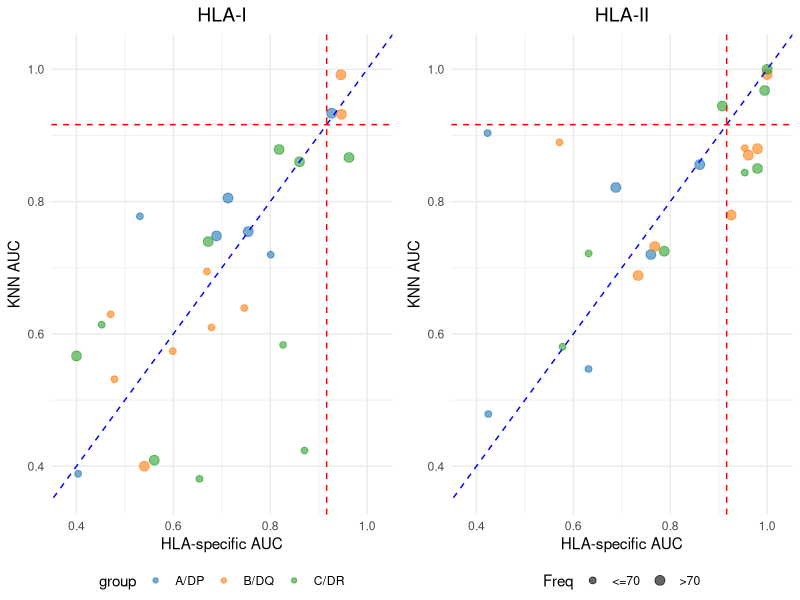

R code for this plot:
library(ggplot2)
library(dplyr)
library(ggrepel)
library(gridExtra)
library(grid)
library(readxl)

df1 = read_excel("../../codes/result_tables/Table_S1.xlsx", sheet = "HLA I")
df2 = read_excel("../../codes/result_tables/Table_S1.xlsx", sheet = "HLA II")

df1$size_category = rep("<=70", nrow(df1))
df1$size_category[which(df1$HLA_frequency>70)] = ">70"

df2$size_category = rep("<=70", nrow(df2))
df2$size_category[which(df2$HLA_frequency>70)] = ">70"

baseline = 0.9163461538461538
colors_ <- c("#1f77b4", "#ff7f0e", "#2ca02c")

p1 = ggplot(df1, aes(x = specific_AUC, y = knn_AUC, size = size_category, color = HLA_group)) +
  geom_point(alpha = 0.6, show.legend = T) +
  scale_size_manual(
    name = "Freq",
    values = c("<=70" = 2, ">70" = 3),  # adjust sizes as needed
    labels = c("<=70", ">70")
  ) +
  geom_abline(intercept = 0, slope = 1, linetype = "dashed", color = "blue") + 
  geom_vline(xintercept = baseline,linetype = "dashed", color = "red") + 
  geom_hline(yintercept = baseline,linetype = "dashed", color = "red") + 
  scale_color_manual(labels =c("A/DP","B/DQ","C/DR") , values = colors_, name = "group")+  # Specify the custom color palette+
  xlab("HLA-specific AUC") + 
  ylab("KNN AUC") + 
  xlim(0.38, 1.02) + 
  ylim(0.36, 1.02) +
  theme_minimal()+
  ggtitle("HLA-I") + 
  theme(plot.title = element_text(hjust = 0.5, size = 14),
        # axis.title.x = element_blank(),
        # axis.title.y = element_blank(),
        legend.position = "bottom",
        legend.box = "horizontal",
        legend.margin = margin(0, 0, 0, 0),  # trim outer margin
        legend.spacing.y = unit(0, "mm")) +
  guides(color = guide_legend(nrow = 1), 
         size = "none")

p2 = ggplot(df2, aes(x = specific_AUC, y = knn_AUC, size = size_category, color = HLA_group)) +
  geom_point(alpha = 0.6, show.legend = T) +
  scale_size_manual(
    name = "Freq",
    values = c("<=70" = 2, ">70" = 3),  # adjust sizes as needed
    labels = c("<=70", ">70")
  ) +
  geom_abline(intercept = 0, slope = 1, linetype = "dashed", color = "blue") +  
  geom_vline(xintercept = baseline,linetype = "dashed", color = "red") +  
  geom_hline(yintercept = baseline,linetype = "dashed", color = "red") +  
  scale_color_manual(labels =c("A/DP","B/DQ","C/DR") , values = colors_, name = "group") +  # Specify the custom color palette+
  xlab("HLA-specific AUC") + 
  ylab("KNN AUC") + 
  xlim(0.38, 1.02) + 
  ylim(0.36, 1.02) +
  theme_minimal()+
  ggtitle("HLA-II") + 
  theme(plot.title = element_text(hjust = 0.5, size = 14),
        # axis.title.x = element_blank(),
        # axis.title.y = element_blank(),
        legend.position = "bottom",
        legend.box = "horizontal",
        legend.margin = margin(0, 0, 0, 0),  # trim outer margin
        legend.spacing.y = unit(0, "mm") ) +
  guides(color = "none",
         size = guide_legend(nrow = 1))

pdf("supplementary_figure2_panels/Supplementary_Fig2.pdf", width = 5.2, height = 3.2)
grid.arrange(
  arrangeGrob(
    p1, p2,
    nrow=1
  )
)
dev.off()


sessionInfo()
q(save = "no")


